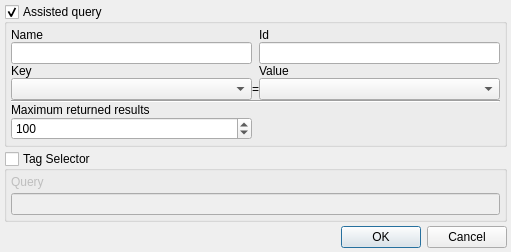
<?xml version="1.0" encoding="UTF-8"?>
<ui version="4.0">
 <class>SelectionDialog</class>
 <widget class="QDialog" name="SelectionDialog">
  <property name="geometry">
   <rect>
    <x>0</x>
    <y>0</y>
    <width>511</width>
    <height>246</height>
   </rect>
  </property>
  <property name="windowTitle">
   <string>Selection</string>
  </property>
  <layout class="QVBoxLayout">
   <property name="spacing">
    <number>4</number>
   </property>
   <property name="margin">
    <number>4</number>
   </property>
   <item>
    <widget class="QGroupBox" name="grpAssisted">
     <property name="title">
      <string>Assisted query</string>
     </property>
     <property name="checkable">
      <bool>true</bool>
     </property>
     <property name="checked">
      <bool>true</bool>
     </property>
     <layout class="QVBoxLayout" name="verticalLayout" stretch="0">
      <property name="spacing">
       <number>4</number>
      </property>
      <property name="margin">
       <number>4</number>
      </property>
      <item>
       <layout class="QGridLayout">
        <property name="spacing">
         <number>0</number>
        </property>
        <item row="2" column="0">
         <widget class="QLabel" name="label_2">
          <property name="text">
           <string>Key</string>
          </property>
         </widget>
        </item>
        <item row="2" column="2">
         <widget class="QLabel" name="label_4">
          <property name="text">
           <string>Value</string>
          </property>
         </widget>
        </item>
        <item row="3" column="1">
         <widget class="QLabel" name="label_3">
          <property name="maximumSize">
           <size>
            <width>50</width>
            <height>16777215</height>
           </size>
          </property>
          <property name="text">
           <string>=</string>
          </property>
          <property name="alignment">
           <set>Qt::AlignCenter</set>
          </property>
         </widget>
        </item>
        <item row="0" column="0">
         <widget class="QLabel" name="label">
          <property name="text">
           <string>Name</string>
          </property>
         </widget>
        </item>
        <item row="1" column="0">
         <widget class="QLineEdit" name="edName"/>
        </item>
        <item row="3" column="0">
         <widget class="QComboBox" name="cbKey"/>
        </item>
        <item row="3" column="2">
         <widget class="QComboBox" name="cbValue"/>
        </item>
        <item row="0" column="2">
         <widget class="QLabel" name="label_6">
          <property name="text">
           <string>Id</string>
          </property>
         </widget>
        </item>
        <item row="1" column="2">
         <widget class="QLineEdit" name="edID"/>
        </item>
        <item row="6" column="0">
         <widget class="QSpinBox" name="sbMaxResult">
          <property name="minimum">
           <number>1</number>
          </property>
          <property name="maximum">
           <number>999</number>
          </property>
          <property name="value">
           <number>100</number>
          </property>
         </widget>
        </item>
        <item row="5" column="0">
         <widget class="QLabel" name="label_5">
          <property name="text">
           <string>Maximum returned results</string>
          </property>
         </widget>
        </item>
        <item row="4" column="0" colspan="3">
         <widget class="Line" name="line">
          <property name="orientation">
           <enum>Qt::Horizontal</enum>
          </property>
         </widget>
        </item>
       </layout>
      </item>
     </layout>
    </widget>
   </item>
   <item>
    <widget class="QGroupBox" name="grpTagSelector">
     <property name="title">
      <string>Tag Selector</string>
     </property>
     <property name="checkable">
      <bool>true</bool>
     </property>
     <property name="checked">
      <bool>false</bool>
     </property>
     <layout class="QFormLayout" name="formLayout">
      <property name="horizontalSpacing">
       <number>4</number>
      </property>
      <property name="verticalSpacing">
       <number>4</number>
      </property>
      <property name="margin">
       <number>4</number>
      </property>
      <item row="0" column="0">
       <widget class="QLabel" name="label_7">
        <property name="text">
         <string>Query</string>
        </property>
       </widget>
      </item>
      <item row="1" column="0" colspan="2">
       <widget class="QLineEdit" name="edTagQuery"/>
      </item>
     </layout>
    </widget>
   </item>
   <item>
    <widget class="QDialogButtonBox" name="buttonBox">
     <property name="orientation">
      <enum>Qt::Horizontal</enum>
     </property>
     <property name="standardButtons">
      <set>QDialogButtonBox::Cancel|QDialogButtonBox::Ok</set>
     </property>
    </widget>
   </item>
  </layout>
 </widget>
 <tabstops>
  <tabstop>buttonBox</tabstop>
  <tabstop>edName</tabstop>
  <tabstop>edID</tabstop>
  <tabstop>cbKey</tabstop>
  <tabstop>cbValue</tabstop>
  <tabstop>sbMaxResult</tabstop>
 </tabstops>
 <resources/>
 <connections>
  <connection>
   <sender>buttonBox</sender>
   <signal>accepted()</signal>
   <receiver>SelectionDialog</receiver>
   <slot>accept()</slot>
   <hints>
    <hint type="sourcelabel">
     <x>248</x>
     <y>254</y>
    </hint>
    <hint type="destinationlabel">
     <x>157</x>
     <y>274</y>
    </hint>
   </hints>
  </connection>
  <connection>
   <sender>buttonBox</sender>
   <signal>rejected()</signal>
   <receiver>SelectionDialog</receiver>
   <slot>reject()</slot>
   <hints>
    <hint type="sourcelabel">
     <x>316</x>
     <y>260</y>
    </hint>
    <hint type="destinationlabel">
     <x>286</x>
     <y>274</y>
    </hint>
   </hints>
  </connection>
 </connections>
</ui>
